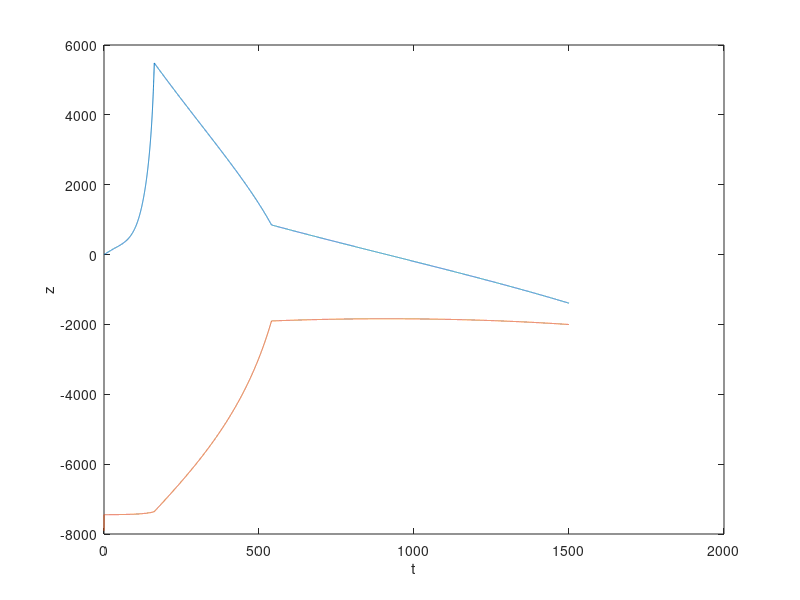

MATLAB code for this plot:
%%%%%%%%%%%%%%%%%%%%%%%%%%%%%%%%%%%%%%%%%%%%%%%%%%%%
% RocketMan! 
% Describes the trajectory of a rocket shot vertically upward
% 
% NOTE: clear variables before each run
%%%%%%%%%%%%%%%%%%%%%%%%%%%%%%%%%%%%%%%%%%%%%%%%%%%%

%static variables
ve1=2500; ve2=3550;%3550;%exhaust velocity
dm1=251; dm2=4.1; md2=4500; %md1=20000; %dry mass and mass flow rate
G=6.67*10^-11; RE=6371000; ME=5.972*10^24; %constants
A= 113; %area of rocket 


%initialise values at t=0
z0=0; %height above earth
vz0=0; %intitial radial velocity
vt0=0; %initial tangential velocity
vrt0=0; %initial rocket tangential velocity
m0=407000; m1=15500; %initial fuel masses
vw0=460; st0=0; %tangential components
tau = 0.1; %interval
maxstep = 15000; % no. of iterations
alpha=0; %angle of thrust vectoring
at=0; %initial tangential velocity
%%%%%%%%%%%%%%%%%%%%%%%%%%%%%%%%%%%%%%%%%%%%%%%%%%%%

%assigning variables to init values
z=z0; vz=vz0; mf1=m0; az=0; mf2=m1; st=st0; vt=vt0; vrt=vrt0;

%v2 "hand of God" theta
theta=2.0;

for istep=1:maxstep
    t = (istep-1)*tau; 
    m=mf1+mf2+md2; %total mass
    rho=(1.225*exp(-(z)/8780)); %density function
    vreq = sqrt(G*ME/(RE+z));
    
    aFd=(0.5*0.82*rho*A*(vz^2+(vt-vw0*(RE/(RE+z)))^2))/m; %magnitude of frictional acceleration
    aFi1=ve1*(dm1/tau)/m; %magnitude of stage 1 thrust acceleration
    aFi2=ve2*(dm2/tau)/m; %magnitude of stage 2 thrust acceleration
    aFg=G*ME/((z+RE)^2); %magnitude of gravitational acceleration
    aFc=(vt+vw0)^2/(RE+z); %effective acceleration due to required centripetal force
    
    xplot(istep) = t;
    yplot(istep) = vz;
    yplot2(istep)= vt-vreq;
   

    % stage 1
    if( mf1 > 0 ) %while there is fuel in stage 1
        iter=istep;
        a_prime = aFi1 + aFc - aFg - aFd;
        art= 0;
        if (a_prime>0) %if upward force > downward force
            az = a_prime;
        else
            az = 0;
        end
        mf1 = mf1-dm1;
    else
        if( mf2 > 0 )
            az = aFi2*cos(theta) + aFc - aFg - aFd;
            mf2 = mf2-dm2;
            art = aFi2*sin(theta) - aFd*sin(theta);
        else
            %break %when fuel runs out, cut the loop
            az= aFc -aFg - aFd;
            art=- aFd*sin(theta);
        end
    end
    
    vz = vz+az*tau;
    z = z+vz*tau;
    
    vw = (vw0*RE)/((RE+z));
    vrt= vrt + art*tau;
    vt = vrt + vw;
    st = st+vt*tau;
end


plot1=plot(xplot,yplot,'-',xplot,yplot2,'-');
xlabel('t'); ylabel('z');



%%%%%%%%%%%%%%%%%%%%%%%%%%%%%%%%%%%%%%%%%%%%%%%%%%%%
% Changelog:
% 1.0 Initialise program. Basic acceleration
% 1.1 Added in dry mass and gravitational potential
% 1.2 Added in real world values (Falcon Heavy)
% 1.3 Added in drag force
% 1.4 Verified with Falcon Heavy
% 1.5 Added in stage 2

% 2.0 Make 2D: a_r, v_t
% 2.1 a_t
% 2.2 make single loop
% 2.3 consolidated variables
% 2.4 split into radial and tangential
% 2.5 realised that theta is problematic, try simple first/  Last one with
% (problematic) theta
% 2.6 Simplified version - thrust indep of angle. Single gamma on stage 2.
% Need to solve gamma st v=0 at end of burn
% 2.7 vt is earth moving under rocket.. all equations and variables
% redefined
% 2.8 remove aw, explicit vw

%to do:
% alpha(t) st vr = 0, vt = vreq, z = zreq; -> single variable v3
% v4 -> Powell
%%%%%%%%%%%%%%%%%%%%%%%%%%%%%%%%%%%%%%%%%%%%%%%%%%%%
